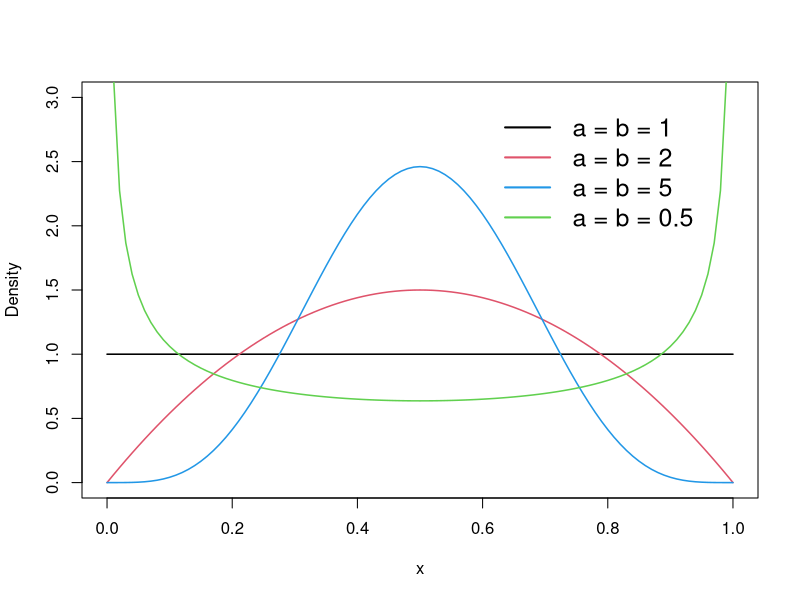
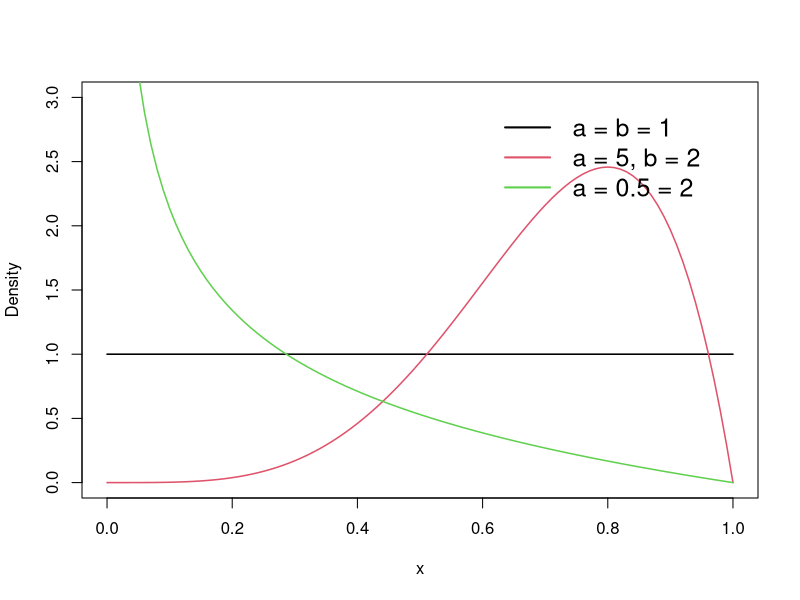

Source code (R) for these figures, in order:

pdf("Beta_Dens_Symm.pdf", height = 8, width = 12)
curve(dbeta(x, 1, 1), col=1, ylim=c(0,3), ylab="Density", lwd=1.5)
curve(dbeta(x, 2, 2), col=2, add=T, lwd=1.5)
curve(dbeta(x, 5, 5), col=4, add=T, lwd=1.5)
curve(dbeta(x, .5, .5), col=3, add=T, lwd=1.5)
legend(.6,3, c("a = b = 1",
               "a = b = 2",
               "a = b = 5",
               "a = b = 0.5"),
       col=c(1,2,4,3), lty=1, lwd=2, bty = "n", cex = 1.5)
dev.off()

pdf("Beta_Dens_Asymm.pdf", height = 8, width = 12)
curve(dbeta(x, 1, 1), col=1, ylim=c(0,3), ylab="Density", lwd=1.5)
curve(dbeta(x, 5, 2), col=2, add=T, lwd=1.5)
curve(dbeta(x, .5, 2), col=3, add=T, lwd=1.5)
legend(.6,3, c("a = b = 1",
               "a = 5, b = 2",
               "a = 0.5 = 2"),
       col=c(1,2,3), lty=1, lwd=2, bty = "n", cex = 1.5)
dev.off()
